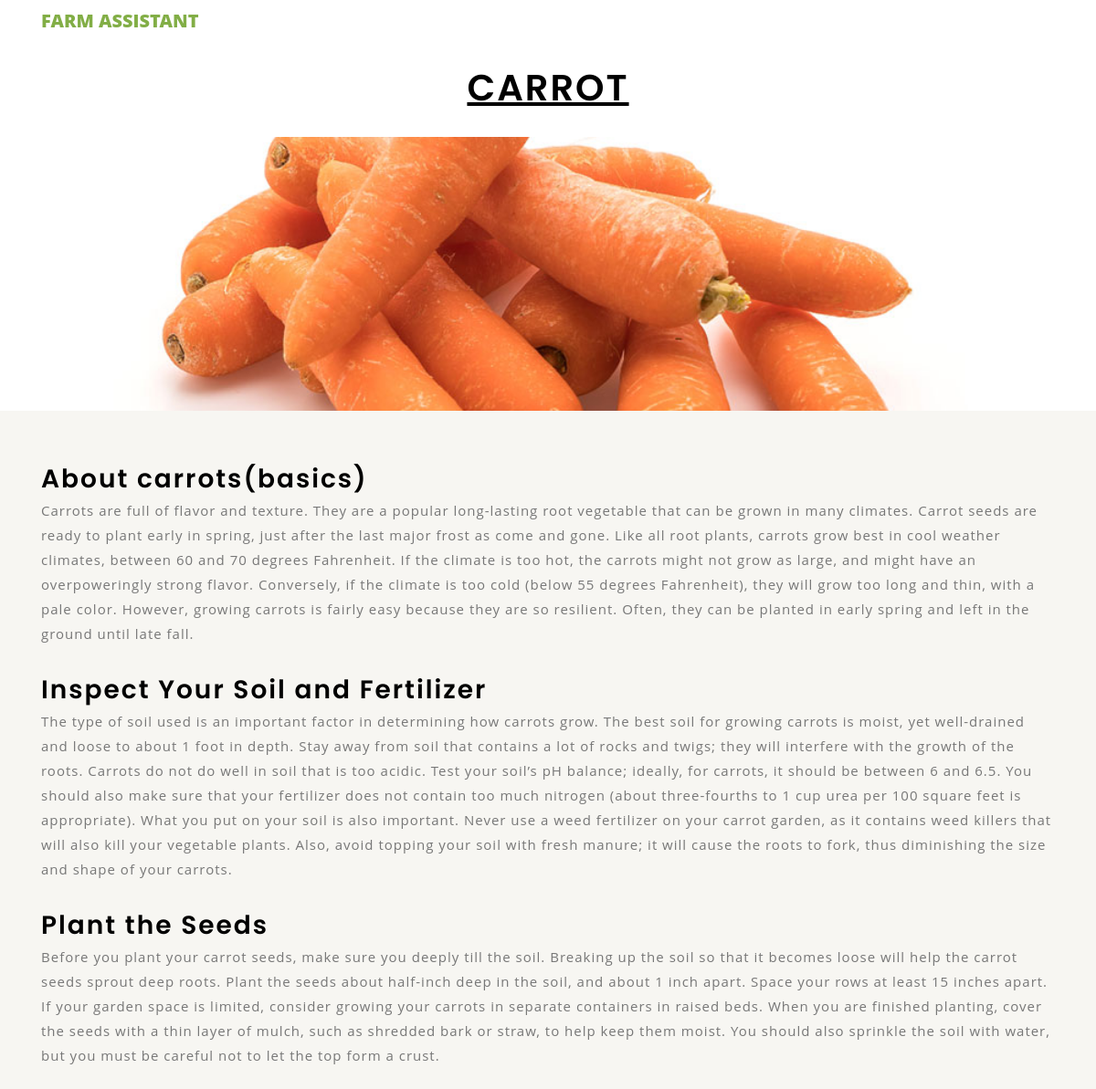
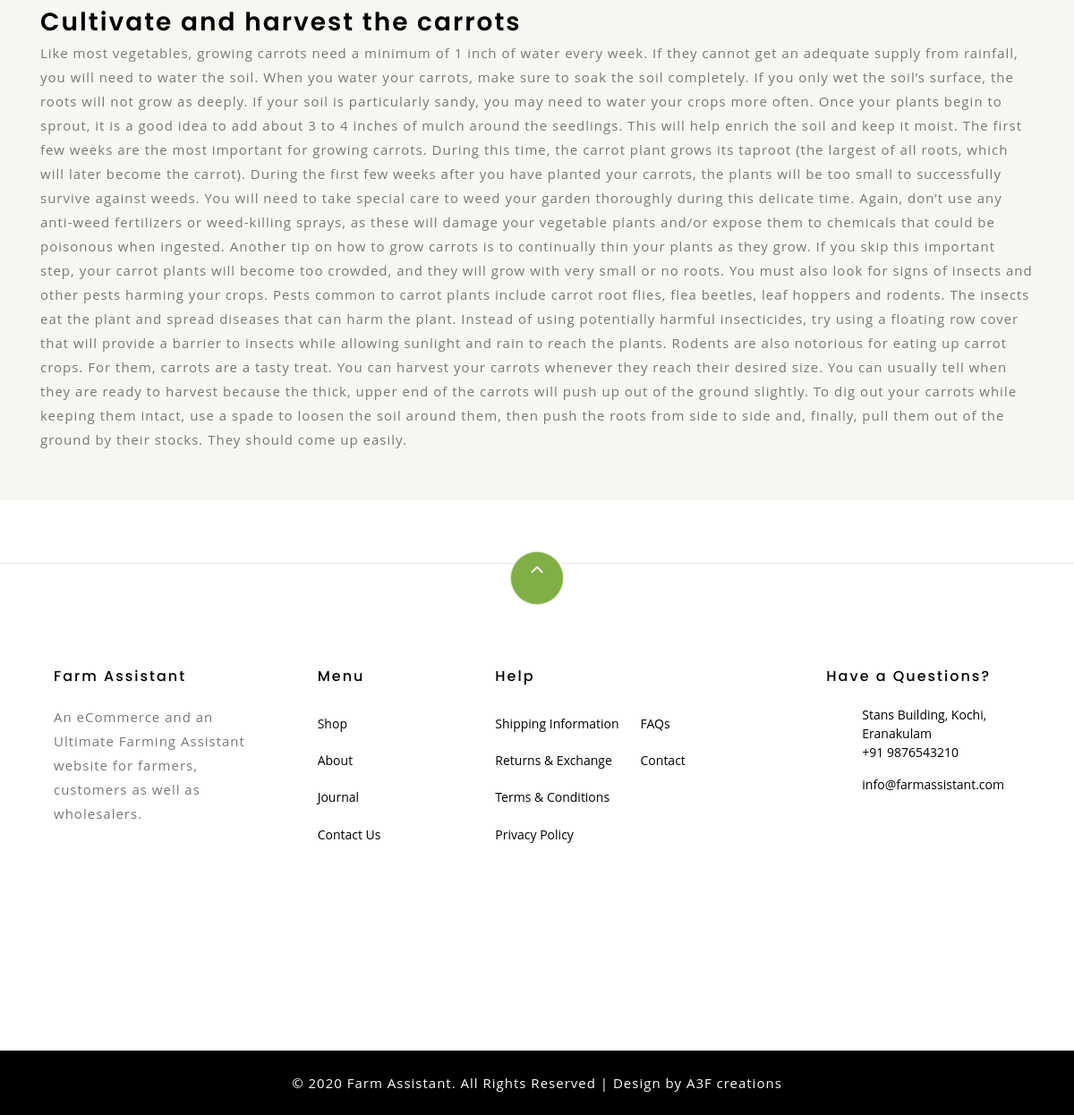
Page /crop-spec-single.php?id=1 on the committed database (2 pictures, top to bottom).
### tables this page shows
CREATE TABLE IF NOT EXISTS `crop_data` (
  `c_id` int(4) NOT NULL AUTO_INCREMENT,
  `c_name` varchar(15) NOT NULL,
  `category` varchar(11) NOT NULL,
  `head1` text,
  `desc1` text,
  `head2` varchar(40) DEFAULT NULL,
  `desc2` text,
  `head3` varchar(40) DEFAULT NULL,
  `desc3` text,
  `head4` varchar(40) DEFAULT NULL,
  `desc4` text,
  `image` varchar(30) NOT NULL,
  PRIMARY KEY (`c_id`)
);

### web/crop-spec-single.php (the view, shortened to what this page needs)
<!DOCTYPE html>
<html lang="en">
  <head>
    <link rel="stylesheet" href="css/open-iconic-bootstrap.min.css">
    <link rel="stylesheet" href="css/animate.css">
    <link rel="stylesheet" href="css/owl.carousel.min.css">
    <link rel="stylesheet" href="css/owl.theme.default.min.css">
    <link rel="stylesheet" href="css/magnific-popup.css">
    <link rel="stylesheet" href="css/aos.css">
    <link rel="stylesheet" href="css/ionicons.min.css">
    <link rel="stylesheet" href="css/bootstrap-datepicker.css">
    <link rel="stylesheet" href="css/jquery.timepicker.css">
    <link rel="stylesheet" href="css/flaticon.css">
    <link rel="stylesheet" href="css/icomoon.css">
    <link rel="stylesheet" href="css/style.css">
    <link rel="stylesheet" href="css/style1.css">
  </head>
  <body class="goto-here">
      <?php
      include("connection.php");
      $id= $_GET['id'];
      $sql= "select * from crop_data where c_id= $id";
      $a=mysqli_query($conn,$sql);
      $row=mysqli_fetch_assoc($a);
      ?>
    <nav class="navbar navbar-expand-lg navbar-dark ftco_navbar bg-dark ftco-navbar-light" id="ftco-navbar">
	    <div class="container">
	      <a class="navbar-brand" href="#">Farm Assistant</a>
	    </div>
	  </nav>
<div class="container">
          <div class="col-md-12 heading-section text-center ftco-animate">
            <h2 class="mb-4" style="padding-top: 20px;padding-bottom: 0px; "><u><?php echo $row["c_name"]; ?></u></h2>
          </div>
        </div>
    <div class="hero-wrap hero-bread" style="background-image: url('<?php echo $row["image"]; ?>');">
    </div>
    <section class="ftco-section ftco-no-pb ftco-no-pt bg-light">
			<div class="container">
                <br><br>
                <h3><?php echo $row["head1"]; ?></h3>
                <p><?php echo $row["desc1"]; ?></p>
                <br>
				<h3><?php echo $row["head2"]; ?></h3>
	          	<p><?php echo $row["desc2"]; ?></p>
                <br>
                <h3><?php echo $row["head3"]; ?></h3>
	          	<p><?php echo $row["desc3"]; ?></p>
                <br>
                <h3><?php echo $row["head4"]; ?></h3>
	          	<p><?php echo $row["desc4"]; ?></p>
                <br><br>
						</div>
		</section>
<br><br>
    <footer class="ftco-footer ftco-section">
      <div class="container">
      	<div class="row">
      		<div class="mouse">
						<a href="#" class="mouse-icon">
							<div class="mouse-wheel"><span class="ion-ios-arrow-up"></span></div>
						</a>
					</div>
      	</div>
        <div class="row mb-5">
          <div class="col-md">
            <div class="ftco-footer-widget mb-4">
              <h2 class="ftco-heading-2">Farm Assistant</h2>
              <p>An eCommerce and an Ultimate Farming Assistant website for farmers, customers as well as wholesalers.</p>
              <ul class="ftco-footer-social list-unstyled float-md-left float-lft mt-5">
              </ul>
            </div>
          </div>
          <div class="col-md">
            <div class="ftco-footer-widget mb-4 ml-md-5">
              <h2 class="ftco-heading-2">Menu</h2>
              <ul class="list-unstyled">
                <li><a href="#" class="py-2 d-block">Shop</a></li>
                <li><a href="#" class="py-2 d-block">About</a></li>
                <li><a href="#" class="py-2 d-block">Journal</a></li>
                <li><a href="#" class="py-2 d-block">Contact Us</a></li>
              </ul>
            </div>
          </div>
          <div class="col-md-4">
             <div class="ftco-footer-widget mb-4">
              <h2 class="ftco-heading-2">Help</h2>
              <div class="d-flex">
	              <ul class="list-unstyled mr-l-5 pr-l-3 mr-4">
	                <li><a href="#" class="py-2 d-block">Shipping Information</a></li>
	                <li><a href="#" class="py-2 d-block">Returns &amp; Exchange</a></li>
	                <li><a href="#" class="py-2 d-block">Terms &amp; Conditions</a></li>
	                <li><a href="#" class="py-2 d-block">Privacy Policy</a></li>
	              </ul>
	              <ul class="list-unstyled">
	                <li><a href="#" class="py-2 d-block">FAQs</a></li>
	                <li><a href="#" class="py-2 d-block">Contact</a></li>
	              </ul>
	            </div>
            </div>
          </div>
       <div class="col-md">
            <div class="ftco-footer-widget mb-4">
            	<h2 class="ftco-heading-2">Have a Questions?</h2>
            	<div class="block-23 mb-3">
	              <ul>
	                <li><span class="icon icon-map-marker"></span><span class="text">Stans Building, Kochi, Eranakulam</span></li>
	                <li><a href="#"><span class="icon icon-phone"></span><span class="text">+91 9876543210</span></a></li>
	                <li><a href="#"><span class="icon icon-envelope"></span><span class="text">info@farmassistant.com</span></a></li>
	              </ul>
	            </div>
            </div>
          </div>
        </div>
      </div>
    </footer>
<div class="copyrights">
	 <p>© 2020 Farm Assistant. All Rights Reserved | Design by A3F creations </p>
</div>
  </body>
</html>

### web/css/icomoon.css (style rules this page uses)
[class^="icon-"], [class*=" icon-"] { font-family: 'icomoon' !important; speak: none; font-style: normal; font-weight: normal; font-variant: normal; text-transform: none; line-height: 1; -webkit-font-smoothing: antialiased; -moz-osx-font-smoothing: grayscale; }
.icon-map-marker:before { content: "\f041"; }
.icon-phone:before { content: "\f095"; }
.icon-envelope:before { content: "\f0e0"; }

### web/css/style1.css (style rules this page uses)
.copyrights { padding: 1.5em 0em; text-align: center; box-shadow: 0 1px 1px rgba(0,0,0,.05); -o-box-shadow: 0 1px 1px rgba(0,0,0,.05); -webkit-box-shadow: 0 1px 1px rgba(0,0,0,.05); -moz-box-shadow: 0 1px 1px rgba(0,0,0,.05); background: #000; }
.copyrights p { font-size: 1em; color: #fff; margin-bottom: 0; }

### rows in the picture
crop_data: c_name "CARROT", image (picture), head1 "About carrots(basics)", desc1 "Carrots are full of flavor and texture. They are a popular long-lasting root vegetable that can be grown in many climates. Carrot seeds are ready to plant early in spring, just after the last major frost as come and gone. Like all root plants, carrots grow best in cool weather climates, between 60 and 70 degrees Fahrenheit. If the climate is too hot, the carrots might not grow as large, and might have an overpoweringly strong flavor. Conversely, if the climate is too cold (below 55 degrees Fahrenheit), they will grow too long and thin, with a pale color. However, growing carrots is fairly easy because they are so resilient. Often, they can be planted in early spring and left in the ground…", head2 "Inspect Your Soil and Fertilizer", desc2 "The type of soil used is an important factor in determining how carrots grow. The best soil for growing carrots is moist, yet well-drained and loose to about 1 foot in depth. Stay away from soil that contains a lot of rocks and twigs; they will interfere with the growth of the roots. Carrots do not do well in soil that is too acidic. Test your soil’s pH balance; ideally, for carrots, it should be between 6 and 6.5. You should also make sure that your fertilizer does not contain too much nitrogen (about three-fourths to 1 cup urea per 100 square feet is appropriate). What you put on your soil is also important. Never use a weed fertilizer on your carrot garden, as it contains weed killers…", head3 "Plant the Seeds", desc3 "Before you plant your carrot seeds, make sure you deeply till the soil. Breaking up the soil so that it becomes loose will help the carrot seeds sprout deep roots. Plant the seeds about half-inch deep in the soil, and about 1 inch apart. Space your rows at least 15 inches apart. If your garden space is limited, consider growing your carrots in separate containers in raised beds. When you are finished planting, cover the seeds with a thin layer of mulch, such as shredded bark or straw, to help keep them moist. You should also sprinkle the soil with water, but you must be careful not to let the top form a crust.", head4 "Cultivate and harvest the carrots", desc4 "Like most vegetables, growing carrots need a minimum of 1 inch of water every week. If they cannot get an adequate supply from rainfall, you will need to water the soil. When you water your carrots, make sure to soak the soil completely. If you only wet the soil’s surface, the roots will not grow as deeply. If your soil is particularly sandy, you may need to water your crops more often. Once your plants begin to sprout, it is a good idea to add about 3 to 4 inches of mulch around the seedlings. This will help enrich the soil and keep it moist. The first few weeks are the most important for growing carrots. During this time, the carrot plant grows its taproot (the largest of all roots, which…"
